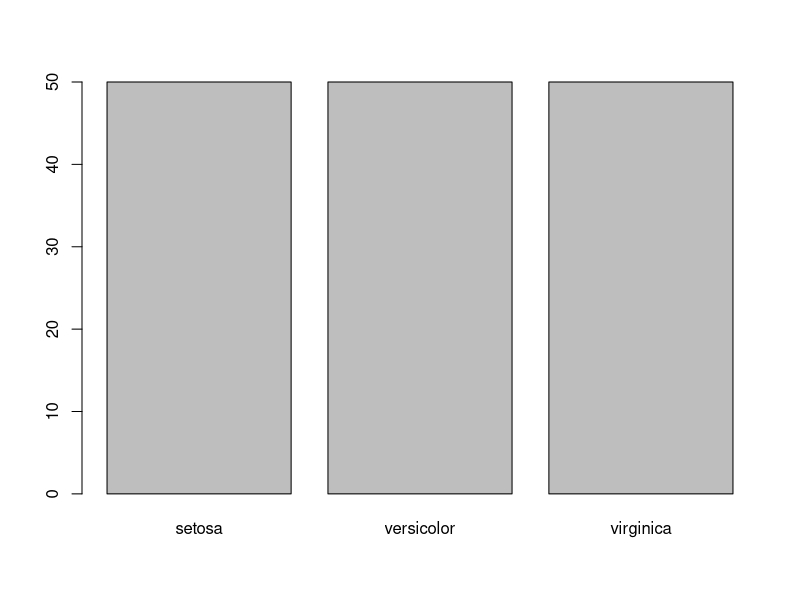

Reproduce this figure in R.
library(datasets)
data(iris)
table(iris$Species)
barplot(table(iris$Species))
prop.table(table(iris$Species))
prop.table(table(iris$Species))*100
dev.copy(png, 'sepalfreq.png')
dev.off()
